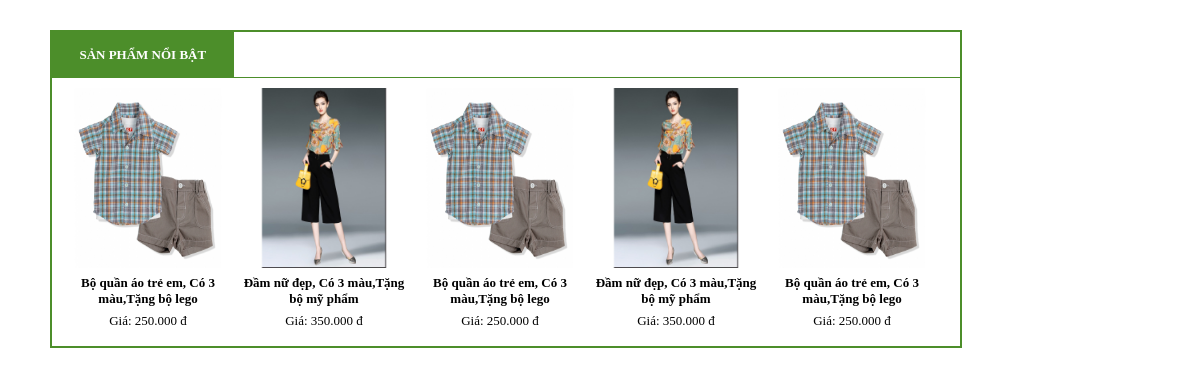
Screenshot of /8/product.php with the database file from the repository.
### tables this page shows
CREATE TABLE `product` (
  `id` int(11) NOT NULL,
  `ten` varchar(100) NOT NULL,
  `mo_ta` varchar(100) NOT NULL,
  `khuyen_mai` varchar(100) NOT NULL,
  `gia` varchar(8) NOT NULL,
  `anh` varchar(100) NOT NULL
);

### 8/product.php (the view, shortened to what this page needs)
<!DOCTYPE html>
<html>
<head>
	<link rel="stylesheet" type="text/css" href="style.css">
</head>
<body>
	<div id="khung-ngoai">
		<div id="tieu-de">
			<p><b>SẢN PHẨM NỔI BẬT</b></p>
		</div>
		<div id="san-pham">
			<ul>
				<?php
				$conn = new PDO('mysql:host=localhost;dbname=de8;charset=utf8', 'root', '');
				$query_select = "SELECT * FROM product";
				$sth = $conn->prepare($query_select);
				if($sth->execute()){
					while($row = $sth->fetch(PDO::FETCH_ASSOC)){
						$anh = "image/" . $row['anh'];
						$ten = $row['ten'] . ', ' . $row['mo_ta'] . ',' . $row['khuyen_mai'];
				?>
					<li>
						<img class="anh-sp" src=<?= $anh ?>>
						<p><b><?= $ten ?></b></p>
						<p>Giá: <?= number_format($row['gia'], 0, ',', '.') ?> đ</p>
					</li>
				<?php
					}
				}else{
					var_dump($sth->errorInfo());
				}
				?>
			</ul>
		</div>
	</div>
</body>
</html>

### 8/style.css (style rules this page uses)
* { font-size: 13px; font-family: Tahoma; }
body { margin: 30px 50px; padding: 0; }
#khung-ngoai { width: 908px; height: 314px; border: 2px solid #4c8e2a; }
#tieu-de { width: 908px; height: 45px; border-bottom: 1px solid #4c8e2a; text-align: center; vertical-align: middle; line-height: 45px; }
#tieu-de p { width: 20%; height: 45px; float: left; margin: 0; background-color: #4c8e2a; color: white; }
#san-pham { width: 908px; height: 269px; }
#san-pham ul { width: 100%; display: inline-block; list-style: none; margin: 10px 5px; padding: 0; }
#san-pham ul li { width: 170px; height: 245px; float: left; margin-left: 6px; text-align: center; }
#san-pham p { margin: 0; padding: 3px 0px; }
.anh-sp { width: 160px; height: 180px; }

### rows the page displays
product: anh (picture), ten "Bộ quần áo trẻ em, Có 3 màu,Tặng bộ lego", gia "250.000"
product: anh (picture), ten "Đầm nữ đẹp, Có 3 màu,Tặng bộ mỹ phẩm", gia "350.000"
product: anh (picture), ten "Bộ quần áo trẻ em, Có 3 màu,Tặng bộ lego", gia "250.000"
product: anh (picture), ten "Đầm nữ đẹp, Có 3 màu,Tặng bộ mỹ phẩm", gia "350.000"
product: anh (picture), ten "Bộ quần áo trẻ em, Có 3 màu,Tặng bộ lego", gia "250.000"
